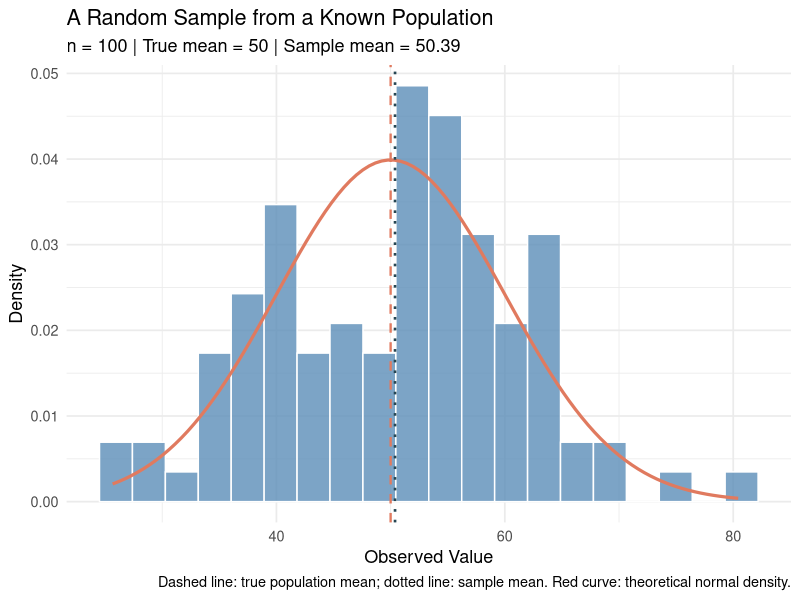
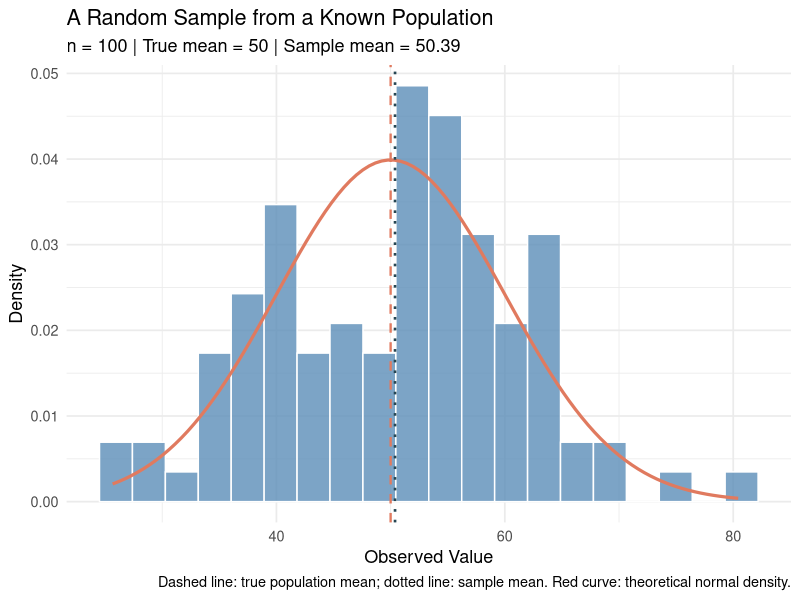

Reproduce these figures in R, in order. (Note: this script raises an error after producing the figures.)

# Blog Post 8 - Create repository structure

folders <- c(
  "code",
  "data-raw",
  "data",
  "results",
  "results/figures",
  "results/tables"
)

for (folder in folders) {
  dir.create(folder, recursive = TRUE, showWarnings = FALSE)
}

# Create README
if (!file.exists("README.md")) {
  file.create("README.md")
}

# Check structure
list.files(".", recursive = TRUE, all.files = FALSE)



# ============================================================
# Blog Post 8: Simulation, Bootstrap Confidence Intervals,
# and Hypothesis Testing
#
# 01 - Generate Simulation Data
#
# Purpose:
# 1. Define a known population distribution.
# 2. Generate one random sample.
# 3. Calculate descriptive statistics.
# 4. Visualize the sample distribution.
# 5. Save data, tables, and figures.
# ============================================================

# ------------------------------------------------------------
# Step 1: Load packages
# ------------------------------------------------------------

required_packages <- c("ggplot2", "dplyr", "readr")

for (pkg in required_packages) {
  if (!requireNamespace(pkg, quietly = TRUE)) {
    install.packages(pkg)
  }
}

library(ggplot2)
library(dplyr)
library(readr)

# ------------------------------------------------------------
# Step 2: Check project directories
# ------------------------------------------------------------

folders <- c(
  "code",
  "data-raw",
  "data",
  "results/figures",
  "results/tables"
)

for (folder in folders) {
  dir.create(folder, recursive = TRUE, showWarnings = FALSE)
}

# ------------------------------------------------------------
# Step 3: Define simulation parameters
# ------------------------------------------------------------

set.seed(6408)

population_mean <- 50
population_sd <- 10
sample_size <- 100

cat("============================================\n")
cat("BLOG POST 8 - DATA GENERATION\n")
cat("============================================\n")
cat("True population mean:", population_mean, "\n")
cat("True population SD:", population_sd, "\n")
cat("Sample size:", sample_size, "\n")

# ------------------------------------------------------------
# Step 4: Generate random sample
# ------------------------------------------------------------

sample_data <- tibble(
  observation_id = seq_len(sample_size),
  value = rnorm(
    n = sample_size,
    mean = population_mean,
    sd = population_sd
  )
)

# Save the original generated sample
write_csv(
  sample_data,
  "data-raw/initial_sample.csv"
)

# ------------------------------------------------------------
# Step 5: Calculate sample statistics
# ------------------------------------------------------------

sample_statistics <- sample_data %>%
  summarise(
    sample_size = n(),
    sample_mean = mean(value),
    sample_sd = sd(value),
    sample_median = median(value),
    sample_min = min(value),
    sample_max = max(value),
    standard_error = sd(value) / sqrt(n())
  ) %>%
  mutate(
    true_population_mean = population_mean,
    true_population_sd = population_sd
  )

print(sample_statistics, width = Inf)

write_csv(
  sample_statistics,
  "results/tables/sample_statistics.csv"
)

# ------------------------------------------------------------
# Step 6: Save analysis-ready sample
# ------------------------------------------------------------

write_csv(
  sample_data,
  "data/analysis_sample.csv"
)

# ------------------------------------------------------------
# Step 7: Visualize sample distribution
# ------------------------------------------------------------

figure1 <- ggplot(sample_data, aes(x = value)) +
  geom_histogram(
    aes(y = after_stat(density)),
    bins = 20,
    fill = "#5B8DB8",
    color = "white",
    alpha = 0.8
  ) +
  stat_function(
    fun = dnorm,
    args = list(
      mean = population_mean,
      sd = population_sd
    ),
    color = "#E07A5F",
    linewidth = 1.1
  ) +
  geom_vline(
    xintercept = population_mean,
    color = "#E07A5F",
    linetype = "dashed",
    linewidth = 0.8
  ) +
  geom_vline(
    xintercept = mean(sample_data$value),
    color = "#264653",
    linetype = "dotted",
    linewidth = 0.9
  ) +
  labs(
    title = "A Random Sample from a Known Population",
    subtitle = paste0(
      "n = ", sample_size,
      " | True mean = ", population_mean,
      " | Sample mean = ",
      round(mean(sample_data$value), 2)
    ),
    x = "Observed Value",
    y = "Density",
    caption = paste(
      "Dashed line: true population mean;",
      "dotted line: sample mean.",
      "Red curve: theoretical normal density."
    )
  ) +
  theme_minimal(base_size = 13)

print(figure1)

ggsave(
  filename = "results/figures/figure1_sample_distribution.png",
  plot = figure1,
  width = 9,
  height = 6,
  dpi = 300
)

# ------------------------------------------------------------
# Step 8: Verify outputs
# ------------------------------------------------------------

cat("\n============================================\n")
cat("DATA GENERATION COMPLETE\n")
cat("============================================\n")

cat("\nGenerated files:\n")

output_files <- c(
  "data-raw/initial_sample.csv",
  "data/analysis_sample.csv",
  "results/tables/sample_statistics.csv",
  "results/figures/figure1_sample_distribution.png"
)

print(
  data.frame(
    file = output_files,
    exists = file.exists(output_files)
  ),
  row.names = FALSE
)

stopifnot(all(file.exists(output_files)))

cat("\nAll files generated successfully.\n")
